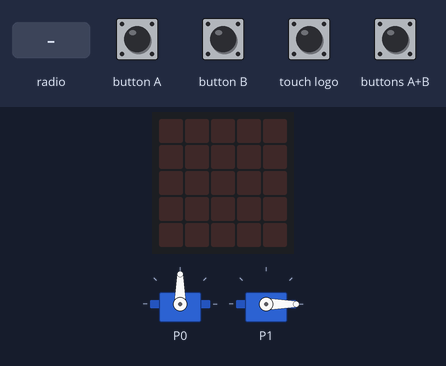
The program below on a simulated BBC micro:bit (MakeCode). Shown: 2 × servo, the board's 5×5 LED display. Inputs (shaded band) come from the test bench.

Above: at 1.2 s.
1.3 s: button A pressed for 0.15 s
At 2.5 s:
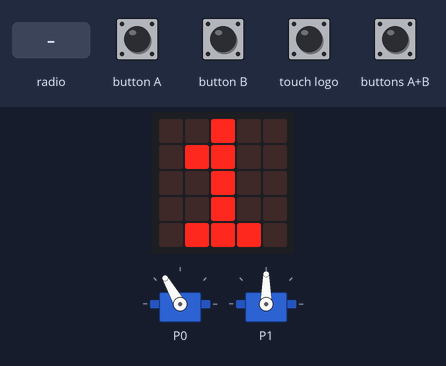
2.9 s: button B pressed for 0.15 s
At 3.7 s:
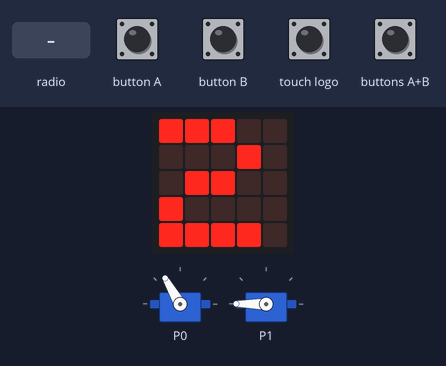
4.5 s: touch logo pressed for 0.15 s
At 4.9 s:
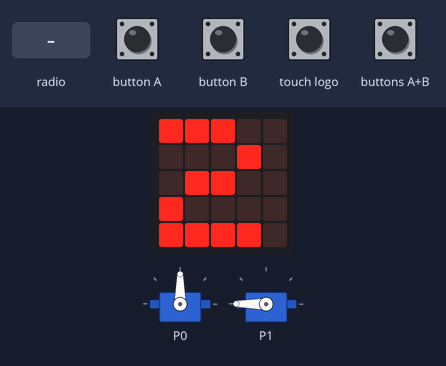
6.1 s: buttons A+B pressed for 0.15 s
At 7.3 s:
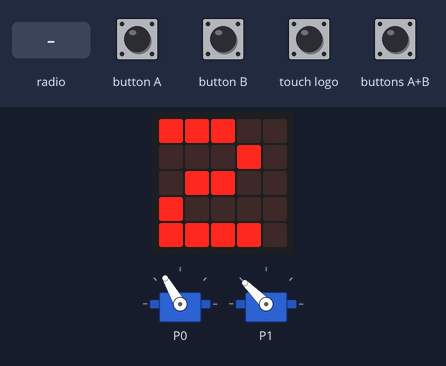
7.7 s: radio message "A" arrives
At 8.9 s:
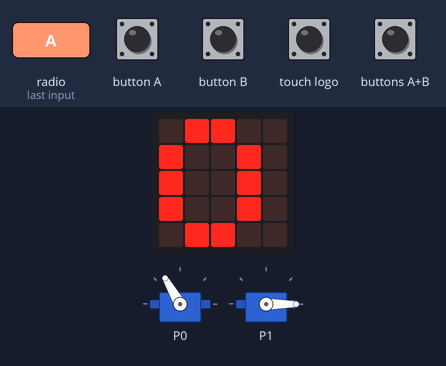
9.2 s: radio message "B" arrives
At 10.2 s:
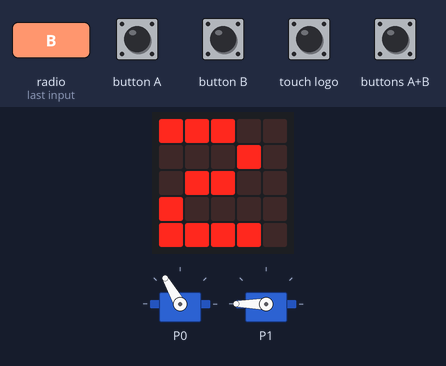
Timing chart, 0 to 11.7 s (numbered marks = the images above; inputs shaded):
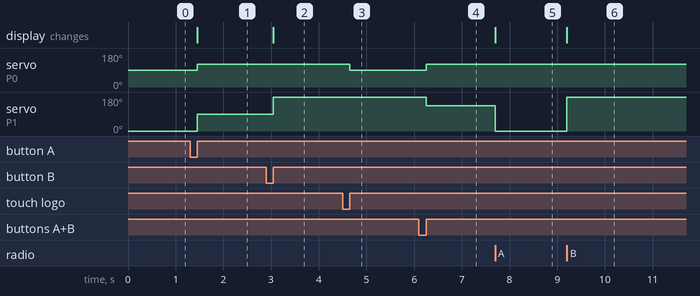

The program:

main.ts
```typescript
input.onLogoEvent(TouchButtonEvent.Pressed, function () {
    on_off = !(on_off)
    if (on_off) {
        pins.servoWritePin(AnalogPin.P0, speed)
    } else {
        pins.servoWritePin(AnalogPin.P0, 90)
    }
})
input.onButtonPressed(Button.A, function () {
    pins.servoWritePin(AnalogPin.P0, speed)
    pos = (pos + richtg) % 2
    pins.servoWritePin(AnalogPin.P1, wlist[pos])
    basic.showNumber(pos)
})
input.onButtonPressed(Button.AB, function () {
    pins.servoWritePin(AnalogPin.P0, speed)
    pos = 3
    pins.servoWritePin(AnalogPin.P1, wlist[pos])
})
radio.onReceivedString(function (receivedString) {
    if (receivedString == "A") {
        control.raiseEvent(
        EventBusSource.MICROBIT_ID_BUTTON_A,
        EventBusValue.MICROBIT_BUTTON_EVT_CLICK
        )
    }
    if (receivedString == "B") {
        control.raiseEvent(
        EventBusSource.MICROBIT_ID_BUTTON_B,
        EventBusValue.MICROBIT_BUTTON_EVT_CLICK
        )
    }
    if (receivedString == "AB") {
        control.raiseEvent(
        EventBusSource.MICROBIT_ID_BUTTON_AB,
        EventBusValue.MICROBIT_BUTTON_EVT_CLICK
        )
    }
})
input.onButtonPressed(Button.B, function () {
    pins.servoWritePin(AnalogPin.P0, speed)
    pos = 2
    pins.servoWritePin(AnalogPin.P1, wlist[pos])
    basic.showNumber(pos)
})
let wlist: number[] = []
let richtg = 0
let speed = 0
let on_off = false
let pos = 0
radio.setGroup(7)
let winkel = 0
pos = 0
on_off = true
speed = 120
richtg = 1
wlist = [
0,
90,
180,
135
]
let lauf = 1
pins.servoWritePin(AnalogPin.P0, 90)
pins.servoWritePin(AnalogPin.P1, wlist[pos])
```

test.ts
```typescript
// Hier kann man Tests durchführen; diese Datei wird nicht kompiliert, wenn dieses Paket als Erweiterung verwendet wird.
```

Measured:
- after the input at 1.3 s, servo on P0: 90° → 120° after 0.15 s; servo on P1: 0° → 90° after 0.15 s; the display: changes after 0.15 s (image 1)
- after the input at 2.9 s, servo on P1: 90° → 180° after 0.15 s; the display: changes after 0.15 s (image 2)
- after the input at 4.5 s, servo on P0: 120° → 90° after 0.15 s
- after the input at 6.1 s, servo on P0: 90° → 120° after 0.15 s; servo on P1: 180° → 135° after 0.15 s
- after the input at 7.7 s, servo on P1: 135° → 0° at once; the display: changes at once (image 5)
- after the input at 9.2 s, servo on P1: 0° → 180° at once; the display: changes at once (image 6)
